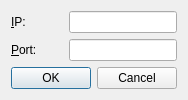
<?xml version="1.0" encoding="UTF-8"?>
<ui version="4.0">
 <class>ClientDialog</class>
 <widget class="QDialog" name="ClientDialog">
  <property name="geometry">
   <rect>
    <x>0</x>
    <y>0</y>
    <width>176</width>
    <height>83</height>
   </rect>
  </property>
  <property name="windowTitle">
   <string>连接到对战</string>
  </property>
  <layout class="QVBoxLayout" name="verticalLayout">
   <item>
    <layout class="QHBoxLayout" name="horizontalLayout">
     <item>
      <widget class="QLabel" name="lblIP">
       <property name="text">
        <string>&amp;IP:</string>
       </property>
       <property name="buddy">
        <cstring>editIP</cstring>
       </property>
      </widget>
     </item>
     <item>
      <widget class="QLineEdit" name="editIP">
       <property name="sizePolicy">
        <sizepolicy hsizetype="Preferred" vsizetype="Fixed">
         <horstretch>0</horstretch>
         <verstretch>0</verstretch>
        </sizepolicy>
       </property>
       <property name="readOnly">
        <bool>false</bool>
       </property>
      </widget>
     </item>
    </layout>
   </item>
   <item>
    <layout class="QHBoxLayout" name="horizontalLayout_2">
     <item>
      <widget class="QLabel" name="lblPort">
       <property name="text">
        <string>&amp;Port: </string>
       </property>
       <property name="buddy">
        <cstring>editPort</cstring>
       </property>
      </widget>
     </item>
     <item>
      <widget class="QLineEdit" name="editPort">
       <property name="sizePolicy">
        <sizepolicy hsizetype="Preferred" vsizetype="Fixed">
         <horstretch>0</horstretch>
         <verstretch>0</verstretch>
        </sizepolicy>
       </property>
      </widget>
     </item>
    </layout>
   </item>
   <item>
    <widget class="QDialogButtonBox" name="buttonBox">
     <property name="orientation">
      <enum>Qt::Horizontal</enum>
     </property>
     <property name="standardButtons">
      <set>QDialogButtonBox::Cancel|QDialogButtonBox::Ok</set>
     </property>
    </widget>
   </item>
  </layout>
 </widget>
 <resources/>
 <connections>
  <connection>
   <sender>buttonBox</sender>
   <signal>accepted()</signal>
   <receiver>ClientDialog</receiver>
   <slot>accept()</slot>
   <hints>
    <hint type="sourcelabel">
     <x>248</x>
     <y>254</y>
    </hint>
    <hint type="destinationlabel">
     <x>157</x>
     <y>274</y>
    </hint>
   </hints>
  </connection>
  <connection>
   <sender>buttonBox</sender>
   <signal>rejected()</signal>
   <receiver>ClientDialog</receiver>
   <slot>reject()</slot>
   <hints>
    <hint type="sourcelabel">
     <x>316</x>
     <y>260</y>
    </hint>
    <hint type="destinationlabel">
     <x>286</x>
     <y>274</y>
    </hint>
   </hints>
  </connection>
 </connections>
</ui>
